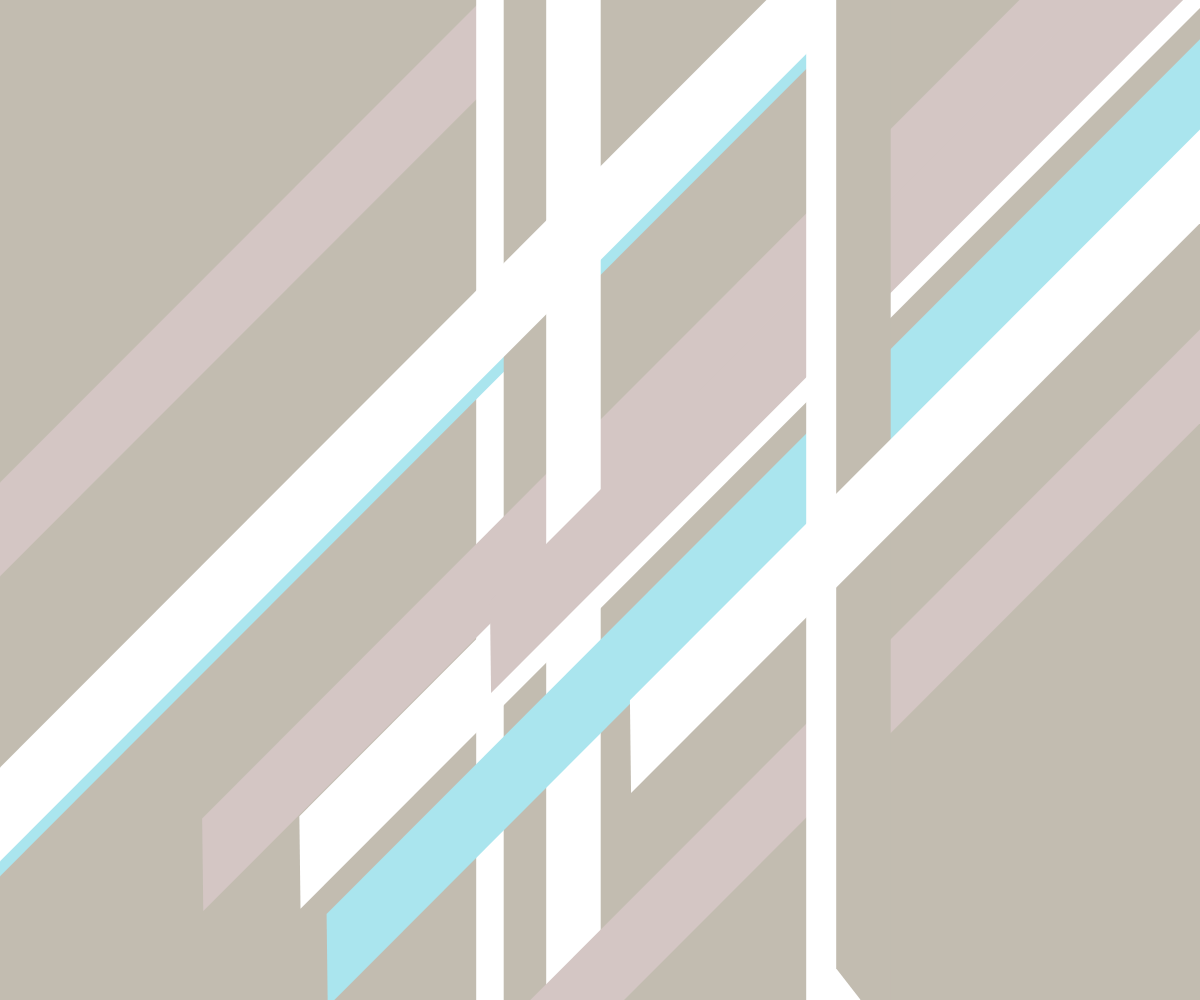
Frame 1 (no input)
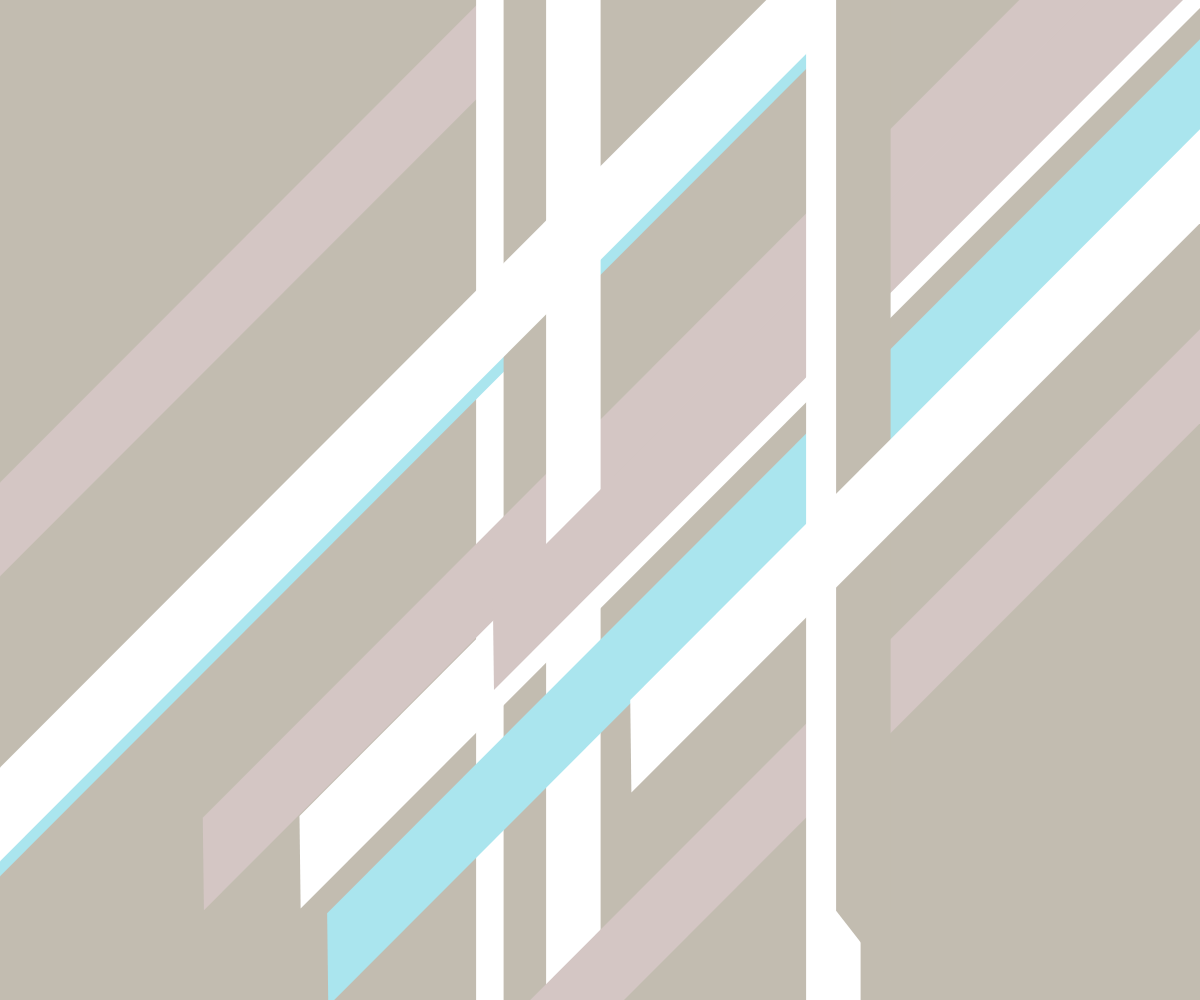
Frame 60 (no input)
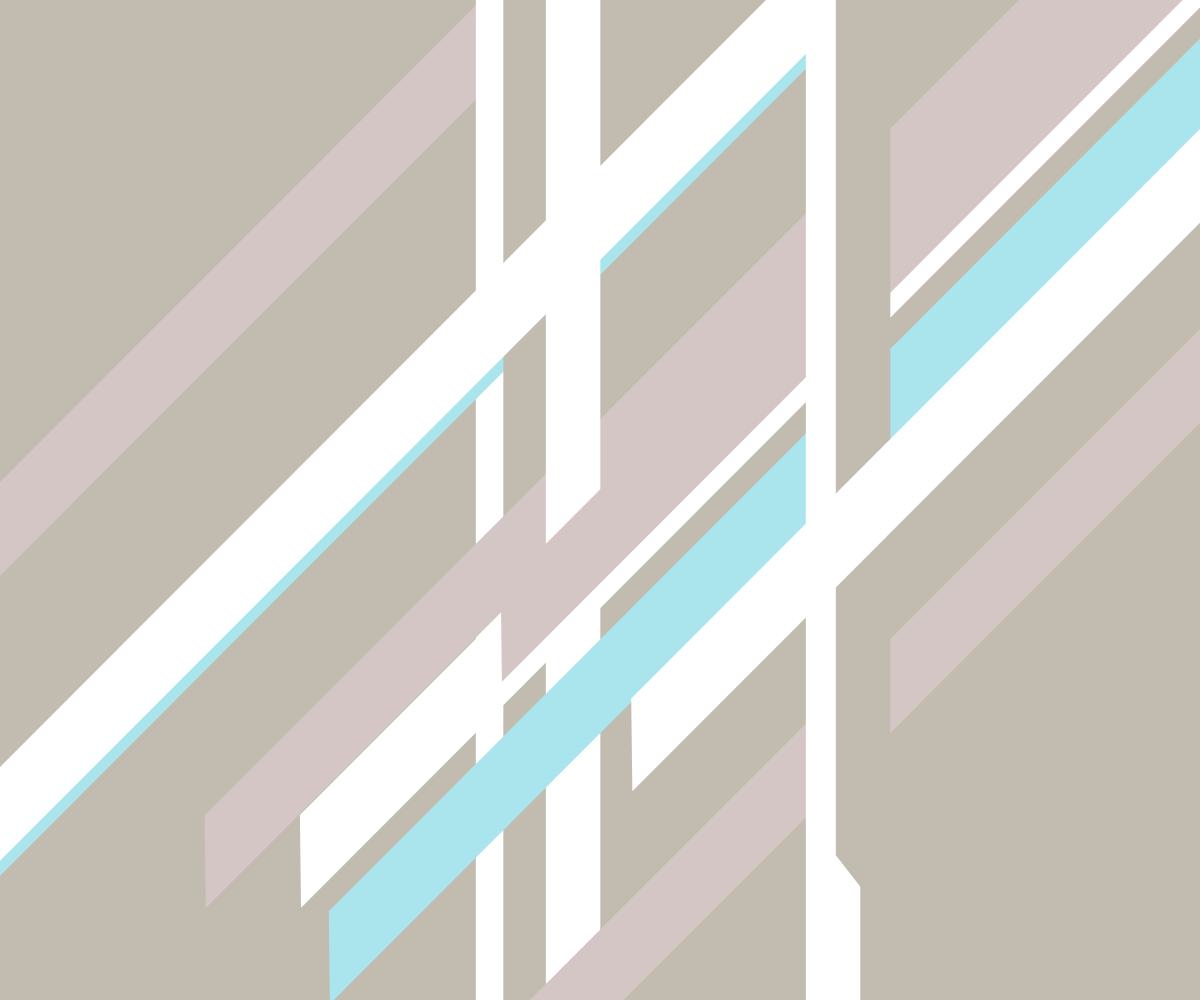
Frame 120 (the mouse pressed at the canvas centre since frame 60)

The p5.js sketch that drew these frames (run headless with seeded random() and noise() and a simulated clock; from frame 60 on, the mouse is pressed at the canvas centre):

// p5.js sketch
// ── sketch.js
var contador = 0;
var dato = 1;
var rodatnoc = 0;
var otad = 1;
let hue = 0;


var num = 333;
var x = new Array([num]);
let y = new Array([num]);
var indexPosition = 0;

function setup() {
    createCanvas(windowWidth, windowHeight);
    //background(0);

}

function draw() {
    var c = color('#C2BCB0');
    var c1 = color('#D4C6C4');
    //amarillo
    //var c2 = color('#EEB53C');
    //aqua-verde
    //var c2 = color('#AEFFD8');
    //mauve
	//var c2 = color('#B59DA4');
	var c2 = color('#AAE5EE');

    background(c);

    translate(width/3.25, 0);

    var ruidoXB2 = 0.00001;
    var ruido_x_horizontal2 = noise(millis() * ruidoXB2) * 200;

    angleMode(DEGREES);

    push();
    scale(0.7, 0.5);
    translate(ruido_x_horizontal2, -100);
    rotate(35.5);
    noStroke();
    fill(c1);
    teru(0.000001, -3800, 0.000001, 3800);
    pop();

    push();
    scale(0.5, 0.7);
    translate(ruido_x_horizontal2, height/2);
    noStroke();
    fill(255);
    teru(0.00001, -3800, 0.00001, 3800);
    pop();

    push();
    scale(0.7, 0.5);
    noStroke();
    fill(c2); // inclinado
    //fill(0);
    translate(ruido_x_horizontal2, height/2);
    rotate(35.5);
    teru(0.000001, -4800, 0.00001, 4800);
    pop();

    push();
    scale(0.5, 0.7);
    translate(ruido_x_horizontal2 + 55, height/2);
    noStroke();
    fill(c);
    //fill(0);
    teru(0.000086, -4800, 0.000086, 4800);
    pop();

    push();
    scale(0.7, 0.5);
    translate(ruido_x_horizontal2, 470);
    rotate(35.5);
    noStroke();
    fill(255);
    //fill(0);
    teru(0.000086, -4800, 0.000086, 4800);
    pop();

    //2

    push();
    scale(0.7, 0.5);
    noStroke();
    fill(c1); // inclinado
    //fill(0);
    translate(ruido_x_horizontal2 + 340, 500);
    rotate(35.5);
    teru(0.00001, -2000, 0.00001, 2000);
    pop();

    push();
    scale(0.5, 0.7);
    noStroke();
    fill(255);
    //fill(0);
    translate(ruido_x_horizontal2 + 140, height/2);
    teru1(0.00006, -1000, 0.00006, 2000);
    pop();

    push();
    scale(0.5, 0.7);
    translate(ruido_x_horizontal2 + 520, 580);
    noStroke();
    fill(c);
    //fill(0);
    teru1<(0.00001, -1800, 0.000086, 1600);
    pop();

    push();
    scale(0.7, 0.5);
    translate(ruido_x_horizontal2 + 440, 550);
    rotate(35.5);
    noStroke();
    fill(255);
    //fill(0);
    teru(0.000006, -1400, 0.000006, 1900);
    pop();

    // 3

    push();
    scale(0.7, 0.5);
    noStroke();
    fill(c1); // inclinado
    //fill(0);
    translate(ruido_x_horizontal2 + 440, 500);
    rotate(35.5);
    teru(0.000026, -1200, 0.000026, 1200);
    pop();

    push();

  scale(0.7, 0.5);
  noStroke();
  fill(c2); // inclinado
  //fill(0);
  translate(ruido_x_horizontal2 + 440, 800);
    rotate(35.5);
  teru(0.00001, -1800, 0.00001, 1800);

  pop();

push();
  scale(0.7, 0.5);
  noStroke();
  fill(c1); // inclinado
  //fill(0);
  translate(ruido_x_horizontal2 + 640, 1100);
    rotate(35.5);
  teru(0.0001, -3800, -0.0001, 3800);

  pop();

  push();

  scale(0.5, 0.7);
  noStroke();
  fill(255);
  //fill(0);
  translate(ruido_x_horizontal2 + 660, 600);
  teru1(0.0000008, -4200, 0.0000008, 4200);

  pop();


    push();
    scale(0.5, 0.7);
    translate(ruido_x_horizontal2 + 720, 580);
    noStroke();
    fill(c);
    //fill(0);
    //747474
    teru1(0.0001, -1800, 0.0001, 1200);
    pop();

    push();
    scale(0.7, 0.5);
    translate(ruido_x_horizontal2 + 640, 700);
    rotate(35.5);
    noStroke();
    fill(255);
    teru(0.00001, -1800, 0.00001, 1200);
    pop();


    //contador = contador + dato;
    //toyollo();
}

function windowResized() {
    resizeCanvas(windowWidth, windowHeight);
}



function teru(ruido, detalle, ruido2, detalle2) {
    var ruidoX = ruido;
    var ruido_x = noise(millis() * ruidoX) * detalle;

    var ruidoS = ruido2;
    var ruido_s = noise(millis() * ruidoS) * detalle2;

    // rect(0, 0, hola, ruido_x);

    beginShape();
    vertex(80, 0 + ruido_s);
    vertex(189, 150 + ruido_s);
    vertex(189, 0 + ruido_x);
    vertex(80, -150 + ruido_x);
    endShape();
}

function teru1(ruido, detalle, ruido2, detalle2) {
    var ruidoX = ruido;
    var ruido_x = noise(millis() * ruidoX) * detalle;

    var ruidoS = ruido2;
    var ruido_s = noise(millis() * ruidoS) * detalle2;

    // rect(0, 0, hola, ruido_x);

    beginShape();
    vertex(80, 0 + ruido_s);
    vertex(189, 100 + ruido_s);
    vertex(189, 0 + ruido_x);
    vertex(80, -100 + ruido_x);
    endShape();
}
